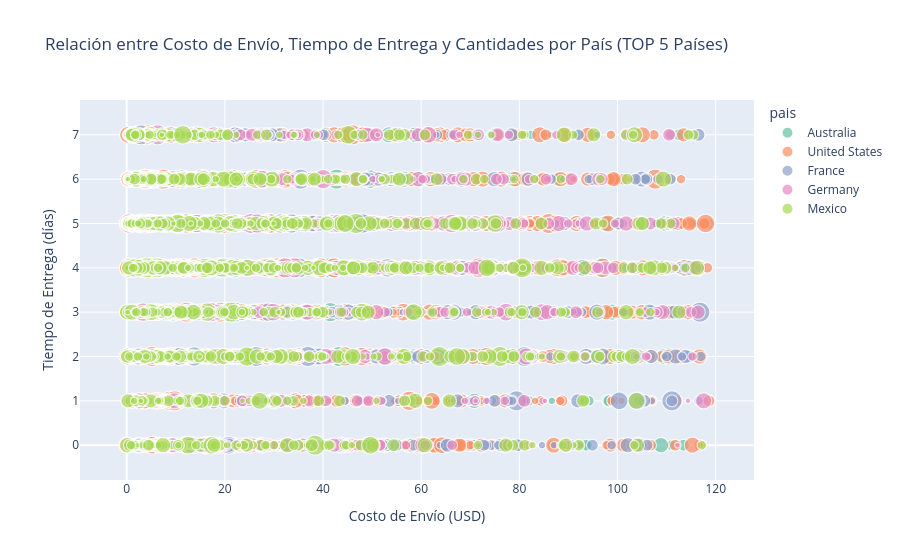

Here is the notebook cell this chart was saved with:
### Code cell
import plotly.express as px

# Filtrar top 5 países con más envíos
top_paises = (
    df['pais']
    .value_counts()
    .nlargest(5)
    .index
)

df_top = df[df['pais'].isin(top_paises)].copy()

# Opcional: filtrar costos extremos
df_top = df_top[df_top['costo_envio'] < df_top['costo_envio'].quantile(0.95)]

# Scatter plot
fig8 = px.scatter(
    df_top,
    x='costo_envio',
    y='tiempo_entrega',
    color='pais',
    size='cantidad',  
    hover_data=['metodo_envio', 'prioridad_envio', 'ciudad'],
    title='Relación entre Costo de Envío, Tiempo de Entrega y Cantidades por País (TOP 5 Países)',
    color_discrete_sequence=px.colors.qualitative.Set2
)

fig8.update_layout(
    xaxis_title='Costo de Envío (USD)',
    yaxis_title='Tiempo de Entrega (días)',
)

fig8.show()

### Figure 1 — Plotly figure (JSON) as saved in the notebook; plotly's stock layout.template omitted (floating-point values rounded to 4 significant figures; data arrays with more than 128 entries replaced by an {"elided": "..."} marker saying what was removed)
{"data": [{"customdata": {"elided": "2646x3 str values"}, "hovertemplate": "pais=Australia<br>costo_envio=%{x}<br>tiempo_entrega=%{y}<br>cantidad=%{marker.size}<br>metodo_envio=%{customdata[0]}<br>prioridad_envio=%{customdata[1]}<br>ciudad=%{customdata[2]}<extra></extra>", "legendgroup": "Australia", "marker": {"color": "rgb(102,194,165)", "size": {"elided": "2646 int values"}, "sizemode": "area", "sizeref": 0.035, "symbol": "circle"}, "mode": "markers", "name": "Australia", "showlegend": true, "type": "scattergl", "x": {"elided": "2646 float values"}, "xaxis": "x", "y": {"elided": "2646 int values"}, "yaxis": "y"}, {"customdata": {"elided": "9555x3 str values"}, "hovertemplate": "pais=United States<br>costo_envio=%{x}<br>tiempo_entrega=%{y}<br>cantidad=%{marker.size}<br>metodo_envio=%{customdata[0]}<br>prioridad_envio=%{customdata[1]}<br>ciudad=%{customdata[2]}<extra></extra>", "legendgroup": "United States", "marker": {"color": "rgb(252,141,98)", "size": {"elided": "9555 int values"}, "sizemode": "area", "sizeref": 0.035, "symbol": "circle"}, "mode": "markers", "name": "United States", "showlegend": true, "type": "scattergl", "x": {"elided": "9555 float values"}, "xaxis": "x", "y": {"elided": "9555 int values"}, "yaxis": "y"}, {"customdata": {"elided": "2651x3 str values"}, "hovertemplate": "pais=France<br>costo_envio=%{x}<br>tiempo_entrega=%{y}<br>cantidad=%{marker.size}<br>metodo_envio=%{customdata[0]}<br>prioridad_envio=%{customdata[1]}<br>ciudad=%{customdata[2]}<extra></extra>", "legendgroup": "France", "marker": {"color": "rgb(141,160,203)", "size": {"elided": "2651 int values"}, "sizemode": "area", "sizeref": 0.035, "symbol": "circle"}, "mode": "markers", "name": "France", "showlegend": true, "type": "scattergl", "x": {"elided": "2651 float values"}, "xaxis": "x", "y": {"elided": "2651 int values"}, "yaxis": "y"}, {"customdata": {"elided": "1973x3 str values"}, "hovertemplate": "pais=Germany<br>costo_envio=%{x}<br>tiempo_entrega=%{y}<br>cantidad=%{marker.size}<br>metodo_envio=%{customdata[0]}<br>prioridad_envio=%{customdata[1]}<br>ciudad=%{customdata[2]}<extra></extra>", "legendgroup": "Germany", "marker": {"color": "rgb(231,138,195)", "size": {"elided": "1973 int values"}, "sizemode": "area", "sizeref": 0.035, "symbol": "circle"}, "mode": "markers", "name": "Germany", "showlegend": true, "type": "scattergl", "x": {"elided": "1973 float values"}, "xaxis": "x", "y": {"elided": "1973 int values"}, "yaxis": "y"}, {"customdata": {"elided": "2523x3 str values"}, "hovertemplate": "pais=Mexico<br>costo_envio=%{x}<br>tiempo_entrega=%{y}<br>cantidad=%{marker.size}<br>metodo_envio=%{customdata[0]}<br>prioridad_envio=%{customdata[1]}<br>ciudad=%{customdata[2]}<extra></extra>", "legendgroup": "Mexico", "marker": {"color": "rgb(166,216,84)", "size": {"elided": "2523 int values"}, "sizemode": "area", "sizeref": 0.035, "symbol": "circle"}, "mode": "markers", "name": "Mexico", "showlegend": true, "type": "scattergl", "x": {"elided": "2523 float values"}, "xaxis": "x", "y": {"elided": "2523 int values"}, "yaxis": "y"}], "layout": {"legend": {"itemsizing": "constant", "title": {"text": "pais"}, "tracegroupgap": 0}, "title": {"text": "Relación entre Costo de Envío, Tiempo de Entrega y Cantidades por País (TOP 5 Países)"}, "xaxis": {"anchor": "y", "domain": [0, 1], "title": {"text": "Costo de Envío (USD)"}}, "yaxis": {"anchor": "x", "domain": [0, 1], "title": {"text": "Tiempo de Entrega (días)"}}}}
